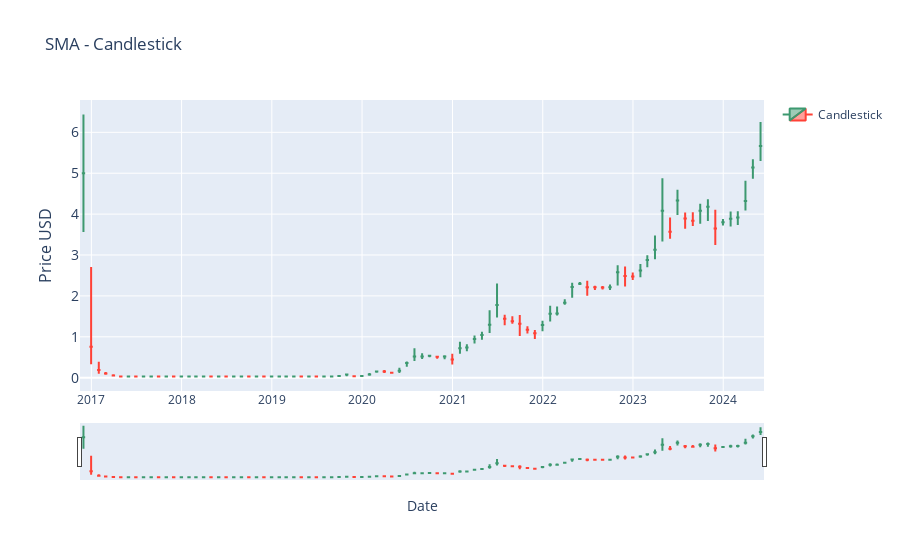

The code cell stored with this chart in its notebook:
### Code cell
# SIMPLE Moving Average (SMA) -  CANDLESTICK  
 # | Part of Moving Averages (2) block

# NOTE: this produces candlesticks based on (specified time frame e.g. Weekly) data


import plotly.graph_objects as go
import pandas as pd
from ipywidgets import interact, DatePicker
import numpy as np

# renames current item to df
df = current_item

# Resample the data to weekly timeframe
# NOTE: Range can be altered: 'W' (week), 'M' (Month), '2D' (2 Days)
new_data = df.resample('M').agg({
    'price_usd': ['max', 'min', 'mean'],
    'volume': 'sum'
})


# Slices the multi-level columns and renames
new_data.columns = ['high', 'low', 'mean', 'volume']
# print(new_data.head(10))

# Function to update the graph based on the selected date range
def update_graph(start_date, end_date):


    mask = (new_data.index >= pd.to_datetime(start_date)) & (new_data.index <= pd.to_datetime(end_date))
    filtered_data = new_data.loc[mask]

    
    # Creating the candlestick chart
    fig = go.Figure(data=[go.Candlestick(x=filtered_data.index,
                                         open=filtered_data['mean'],
                                         high=filtered_data['high'],
                                         low=filtered_data['low'],
                                         close=filtered_data['mean'],
                                         name='Candlestick')])
    


    # Formatting
    fig.update_layout(
        title='SMA - Candlestick',
        xaxis_title='Date',
        yaxis_title='Price USD',
        yaxis=dict(
            title='Price USD',
            titlefont_size=16,
            tickfont_size=14,
        ),
        
        showlegend=True
    )

    fig.show()


# Creating interactive widgets for date selection
start_date_picker = DatePicker(description='Start Date', value=START_DATE)
end_date_picker = DatePicker(description='End Date', value=END_DATE)

# Display the interactive widget
interact(update_graph, start_date=start_date_picker, end_date=end_date_picker)
